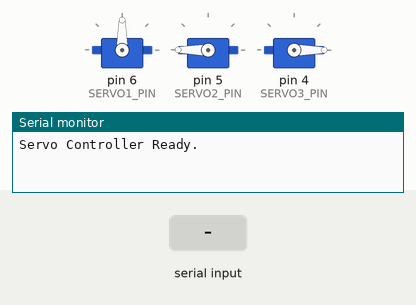
Simulated run of this sketch. Board: Arduino Uno, built with avr-gcc and run on an emulated ATmega328P. Shown: 3 × servo, the last lines printed to the serial monitor. Inputs (shaded band) come from the test bench.

Above: at 1.2 s.
1.3 s: "ACT1\n" received over the second serial link
At 1.45 s:
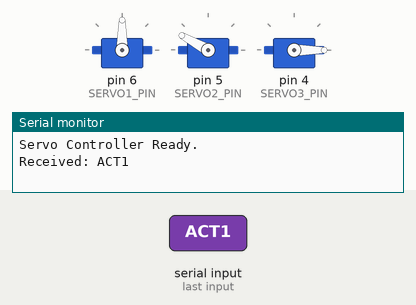
4.3 s: "ACT2\n" received over the second serial link
At 5.27 s:
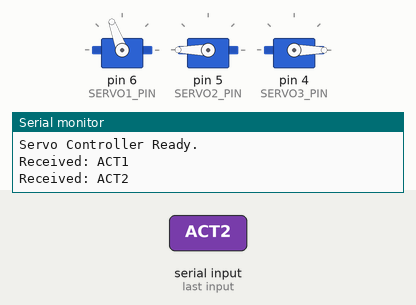
7.3 s: "ACT4\n" received over the second serial link
At 9.0 s:
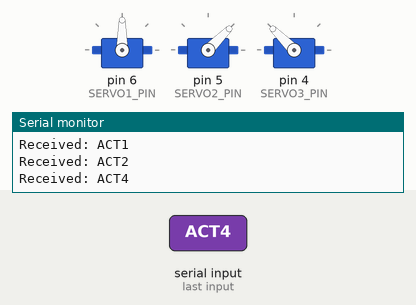
10.3 s: "ACT4\n" received over the second serial link
Timing chart, 0 to 14.3 s (numbered marks = the images above; inputs shaded):
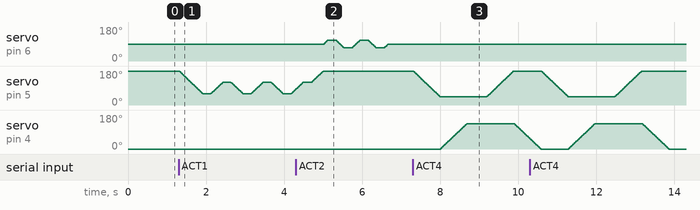

The sketch:

arduino.ino
```cpp
#include <Servo.h>
#include <SoftwareSerial.h>

// Servo mapping: head : s1 , rightHand : s2, leftHand : s3
#define RX_PIN 8
#define TX_PIN 9

#define SERVO1_PIN 6
#define SERVO2_PIN 5
#define SERVO3_PIN 4

SoftwareSerial espSerial(RX_PIN, TX_PIN); // RX from ESP32, TX to ESP32

Servo servo1, servo2, servo3;

String inputString = "";
bool stringComplete = false;

void setup() {
  Serial.begin(9600);
  espSerial.begin(9600);

  servo1.attach(SERVO1_PIN);
  servo2.attach(SERVO2_PIN);
  servo3.attach(SERVO3_PIN);

  // Initialize to neutral position
  servo1.write(90);
  servo2.write(180);
  servo3.write(0);

  inputString.reserve(50);
  Serial.println("Servo Controller Ready.");
}

void loop() {
  while (espSerial.available()) {
    char inChar = (char)espSerial.read();
    if (inChar == '\n') {
      stringComplete = true;
      break;
    } else {
      inputString += inChar;
    }
  }

  if (stringComplete) {
    processCommand(inputString);
    inputString = "";
    stringComplete = false;
  }
}

void processCommand(String cmd) {
  cmd.trim();
  Serial.print("Received: ");
  Serial.println(cmd);

  if (cmd.startsWith("M")) {
    int servoNum = cmd.substring(1, 2).toInt();
    int colonIndex = cmd.indexOf(':');
    if (colonIndex > 1 && colonIndex < cmd.length() - 1) {
      int angle = cmd.substring(colonIndex + 1).toInt();
      angle = constrain(angle, 0, 180);

      switch (servoNum) {
        case 1: moveServoSmooth(servo1, angle); break;
        case 2: moveServoSmooth(servo2, angle); break;
        case 3: moveServoSmooth(servo3, angle); break;
        default: Serial.println("Invalid servo number."); break;
      }
    } else {
      Serial.println("Invalid format. Use M1:90");
    }
  } else if (cmd.startsWith("ACT")) {
    executeAction(cmd);
  } else {
    Serial.println("Unknown command.");
  }
}

void moveServoSmooth(Servo &servo, int target) {
  int current = servo.read();
  int step = (target > current) ? 1 : -1;

  for (int pos = current; pos != target; pos += step) {
    servo.write(pos);
    delay(5);
  }
  servo.write(target);
  delay(10);
}

void executeAction(String act) {
  if (act == "ACT1") {
    // Wave Right Hand
    for (int i = 0; i < 3; i++) {
      moveServoSmooth(servo2, 60);
      delay(200);
      moveServoSmooth(servo2, 120);
      delay(200);
    }
    moveServoSmooth(servo2, 180); // return to neutral
  }

  else if (act == "ACT2") {
    // Nod Head Yes
    for (int i = 0; i < 2; i++) {
      moveServoSmooth(servo1, 110);
      delay(200);
      moveServoSmooth(servo1, 70);
      delay(200);
    }
    moveServoSmooth(servo1, 90); // reset
  }

  else if (act == "ACT3") {
    // Shake Head No
    for (int i = 0; i < 2; i++) {
      moveServoSmooth(servo1, 80);
      delay(200);
      moveServoSmooth(servo1, 100);
      delay(200);
    }
    moveServoSmooth(servo1, 90);
  }

  else if (act == "ACT4") {
    // Raise both hands
    moveServoSmooth(servo2, 45); // Right hand up
    moveServoSmooth(servo3, 135); // Left hand up
    delay(500);
    moveServoSmooth(servo2, 180);
    moveServoSmooth(servo3, 0);
  }

  else if (act == "ACT5") {
    // Reset to neutral
    moveServoSmooth(servo1, 90);
    moveServoSmooth(servo2, 180);
    moveServoSmooth(servo3, 0);
  }

  else {
    Serial.println("Unknown action.");
  }
}
```

Measured:
- after the input at 7.3 s, servo on pin 4 (SERVO3_PIN): rises from 0° to 135° in 0.66 s, then falls to 55° in 1.6 s
